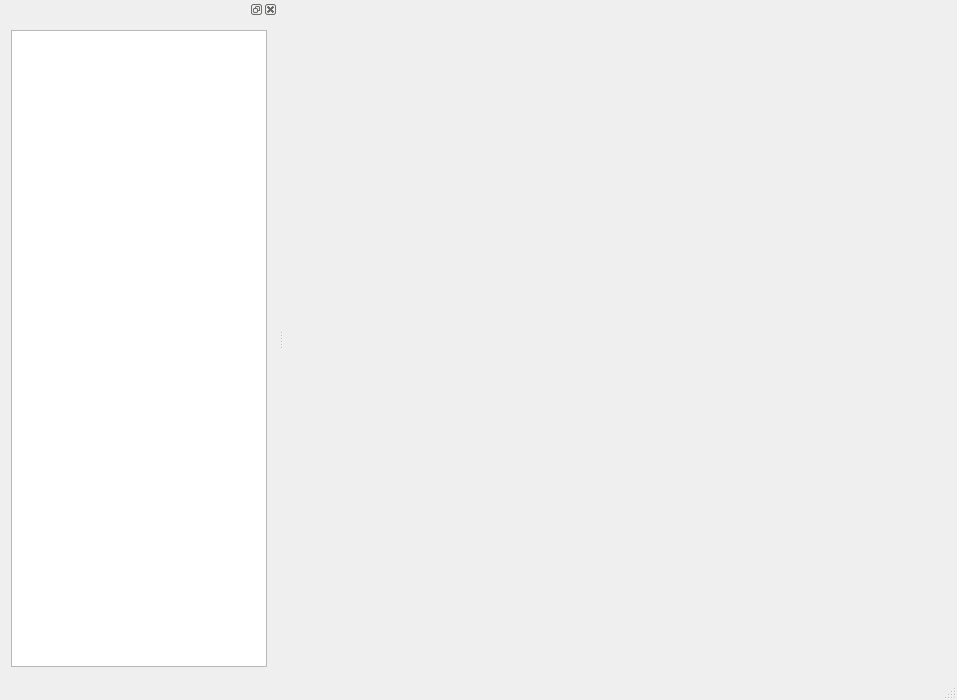
<?xml version="1.0" encoding="UTF-8"?>
<ui version="4.0">
 <class>ImageProcessFactoryClass</class>
 <widget class="QMainWindow" name="ImageProcessFactoryClass">
  <property name="geometry">
   <rect>
    <x>0</x>
    <y>0</y>
    <width>957</width>
    <height>700</height>
   </rect>
  </property>
  <property name="windowTitle">
   <string>ImageProcessFactory</string>
  </property>
  <widget class="QWidget" name="centralWidget"/>
  <widget class="QMenuBar" name="menuBar">
   <property name="geometry">
    <rect>
     <x>0</x>
     <y>0</y>
     <width>957</width>
     <height>26</height>
    </rect>
   </property>
  </widget>
  <widget class="QStatusBar" name="statusBar"/>
  <widget class="QDockWidget" name="dockWidget">
   <attribute name="dockWidgetArea">
    <number>1</number>
   </attribute>
   <widget class="QWidget" name="dockWidgetContents">
    <layout class="QGridLayout" name="gridLayout">
     <item row="0" column="0">
      <widget class="QTreeView" name="treeView"/>
     </item>
    </layout>
   </widget>
  </widget>
 </widget>
 <layoutdefault spacing="6" margin="11"/>
 <resources>
  <include location="resources/image.qrc"/>
 </resources>
 <connections/>
</ui>
